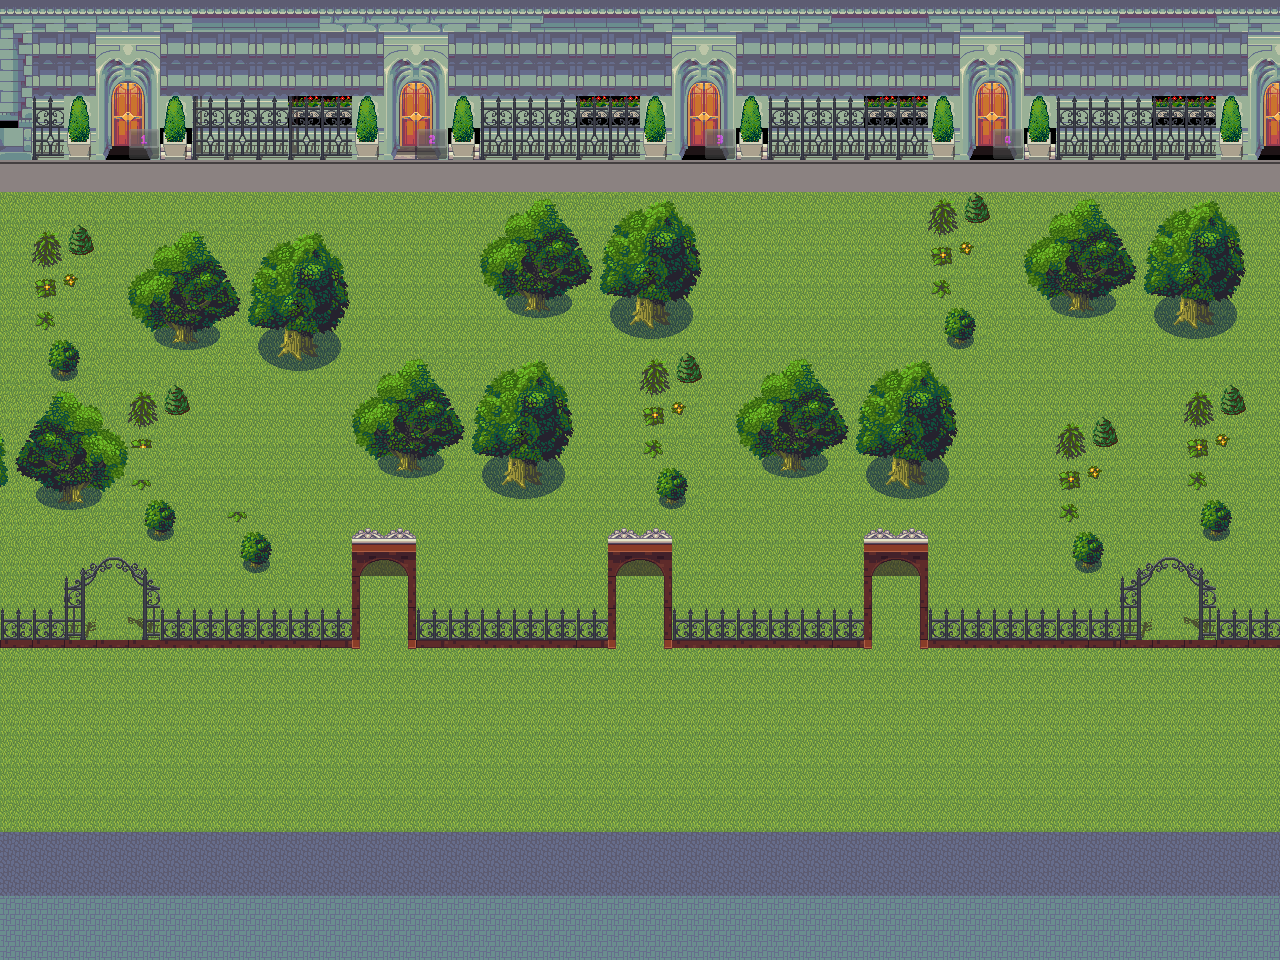

Tiled map render using the project's own tile images. Description and the map definition, with tile-layer contents summarised, below:
An orthogonal 40x30 tile map with 32x32 px tiles, 5 tile layers (Background2, Houses, EventsMap, frontGardenRails, ...), 6 tilesets.

<map version="1.10" tiledversion="1.11.2" orientation="orthogonal" renderorder="right-down" width="40" height="30" tilewidth="32" tileheight="32" infinite="0" nextlayerid="9" nextobjectid="1">
 <tileset firstgid="1" source="grass.tsx" />
 <tileset firstgid="71" source="House.tsx" />
 <tileset firstgid="101" source="PathAndObjects.tsx" />
 <tileset firstgid="357" source="build_atlas.tsx" />
 <tileset firstgid="1381" source="Buttons - Full Pack.tsx" />
 <tileset firstgid="1765" source="trees-and-bushes.tsx" />
 <layer id="4" name="Background2" width="40" height="30">
  <data>[1200 cells, 64 non-empty, 4 distinct tile ids]</data>
 </layer>
 <layer id="3" name="Houses" width="40" height="30">
  <data>[1200 cells, 1200 non-empty, 75 distinct tile ids]</data>
 </layer>
 <layer id="7" name="EventsMap" width="40" height="30" opacity="0.67">
  <data>[1200 cells, 4 non-empty, 4 distinct tile ids]</data>
 </layer>
 <layer id="8" name="frontGardenRails" width="40" height="30">
  <data>[1200 cells, 108 non-empty, 21 distinct tile ids]</data>
 </layer>
 <layer id="1" name="TempBackground" width="40" height="30">
  <data>[1200 cells, 160 non-empty, 2 distinct tile ids]</data>
 </layer>
</map>
